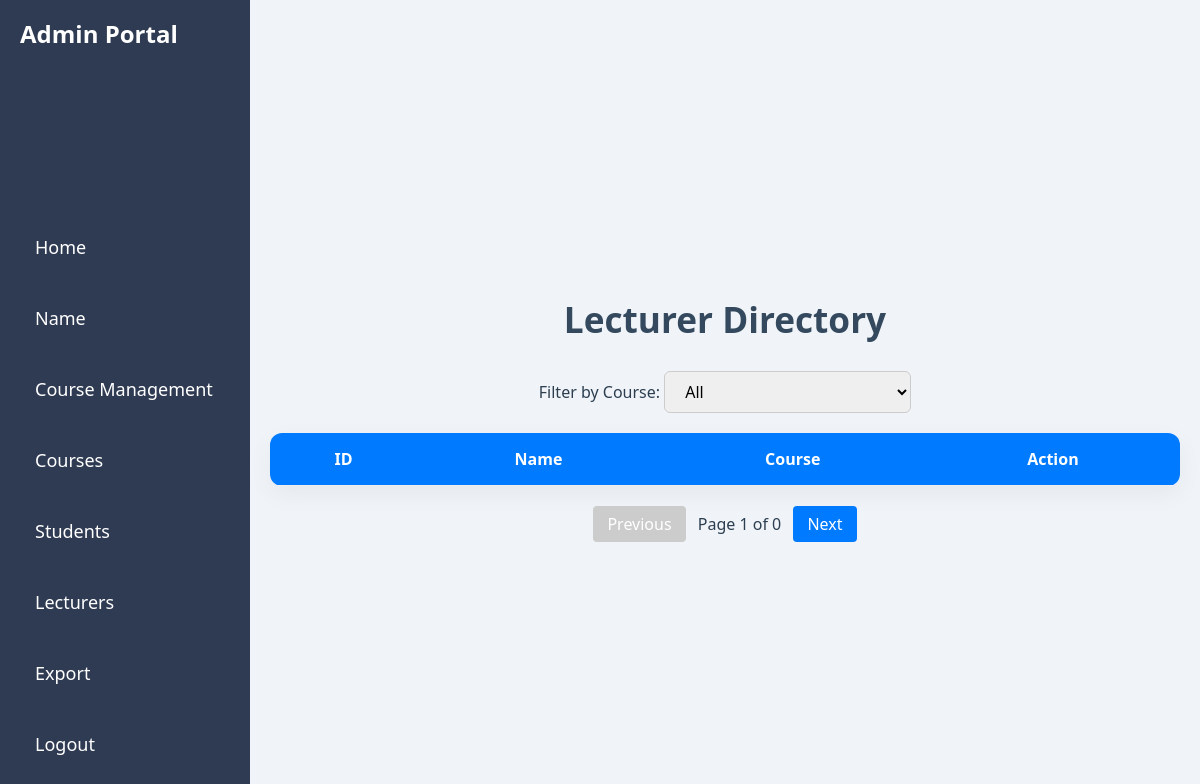
The page /admin/lecturers on the database as committed earlier.
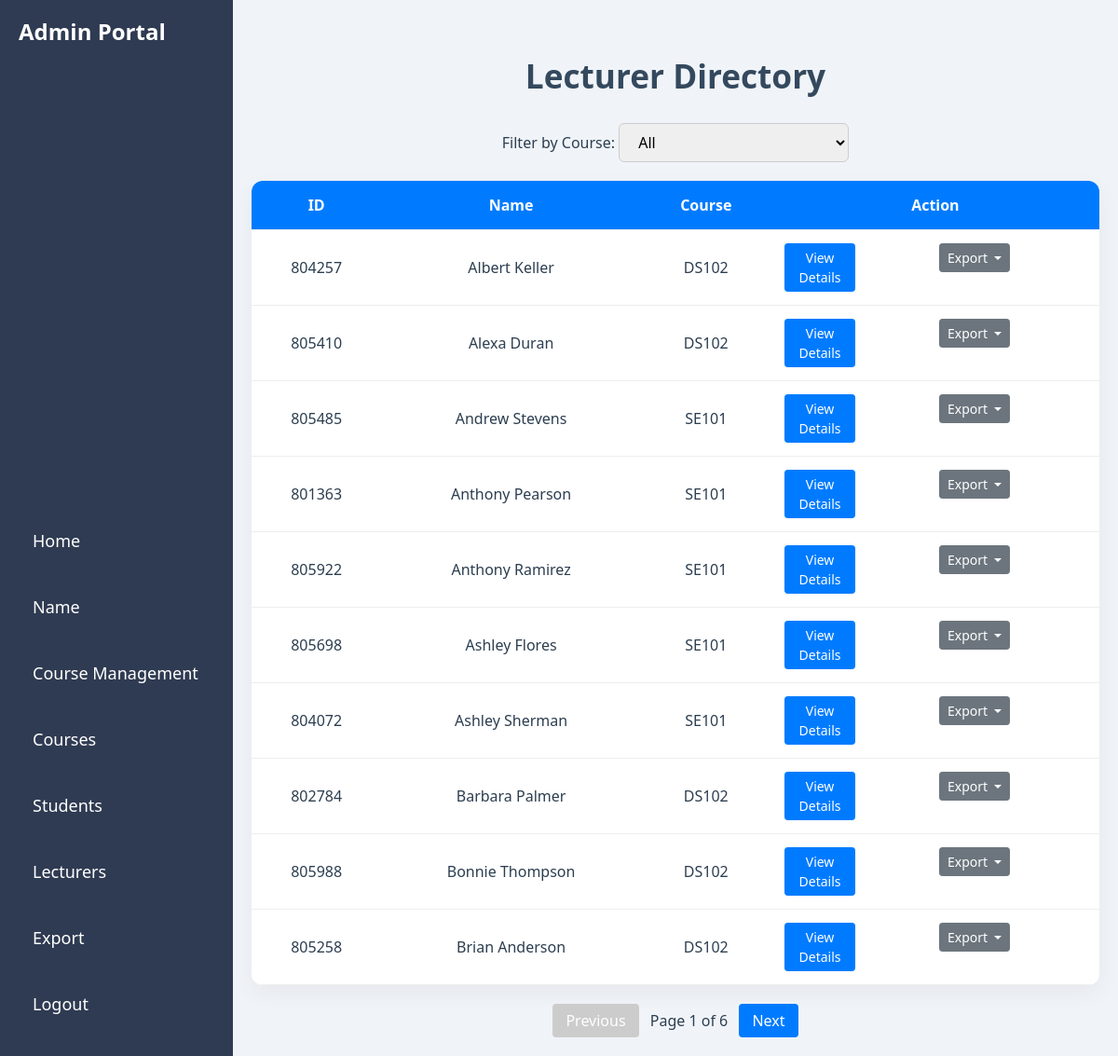
The same page on the database as committed later.
### tables this page shows
CREATE TABLE lecturer_assignments (
    lecturer_id TEXT,
    lecturer_name TEXT,
    course_code TEXT,
    module_code TEXT,
    module_week TEXT
);

### app.py (the view)
@app.route('/admin/lecturers')
def admin_lecturers():
    conn = sqlite3.connect('courses.db')
    conn.row_factory = sqlite3.Row
    cur = conn.cursor()
    cur.execute("""
        SELECT lecturer_id, lecturer_name, course_code, module_code, module_week
        FROM lecturer_assignments
        ORDER BY lecturer_name, module_code, module_week
    """)
    rows = cur.fetchall()
    conn.close()
    lecturers = {}
    for row in rows:
        lid = row['lecturer_id']
        if lid not in lecturers:
            lecturers[lid] = {
                'id': row['lecturer_id'],
                'name': row['lecturer_name'],
                'course': row['course_code'],
                'assignments': []
            }
        lecturers[lid]['assignments'].append({
            'module': row['module_code'],
            'week': row['module_week']
        })
    return render_template('lecturers.html', lecturers=list(lecturers.values()))

### templates/lecturers.html (shortened to what this page needs)
<!DOCTYPE html>
<html lang="en">
<head>
  <link rel="stylesheet" href="{{ url_for('static', filename='admin_navbar.css') }}">
  <link rel="stylesheet" href="https://stackpath.bootstrapcdn.com/bootstrap/4.5.2/css/bootstrap.min.css">
</head>
<body>
  {% include 'navbar_admin.html' %}
  <div class="main-content">
    <h1 class="page-title">Lecturer Directory</h1>
    <div class="filter-bar">
      <label for="courseFilter">Filter by Course:</label>
      <select id="courseFilter" onchange="filterLecturers()">
        <option value="all">All</option>
      </select>
    </div>
    <table id="lecturerTable">
      <thead>
        <tr>
          <th>ID</th>
          <th>Name</th>
          <th>Course</th>
          <th>Action</th>
        </tr>
      </thead>
      <tbody>
        {% for lecturer in lecturers %}
        <tr data-course="{{ lecturer.course }}">
          <td>{{ lecturer.id }}</td>
          <td>{{ lecturer.name }}</td>
          <td>{{ lecturer.course }}</td>
          <td>
            <div class="d-flex justify-content-center">
              <a href="/admin/lecturer_dashboard/{{ lecturer.id }}" class="btn btn-primary btn-sm mr-2">View Details</a>
              <div class="dropdown">
                <button class="btn btn-secondary btn-sm dropdown-toggle" type="button" data-toggle="dropdown">
                  Export
                </button>
              </div>
            </div>
          </td>
        </tr>
        {% endfor %}
      </tbody>
    </table>
    <div class="pagination-controls">
      <button onclick="prevPage()" id="prevBtn">Previous</button>
      <span id="pageIndicator">Page 1</span>
      <button onclick="nextPage()" id="nextBtn">Next</button>
    </div>
  </div>
</body>
</html>

### templates/navbar_admin.html (shortened to what this page needs)
  <!DOCTYPE html>
  <html lang="en">
  <head>
    <link rel="stylesheet" href="{{ url_for('static', filename='admin_navbar.css') }}">
  </head>
  <body>
    <div class="sidebar">
      <h2 class="logo">Admin Portal</h2>
      <nav>
        <a href="{{ url_for('home_admin') }}">Home</a>
        <a href="#">Name</a>
        <a href="{{ url_for('course_management') }}">Course Management</a>
        <a href="/admin/courses/modules">Courses</a>
        <a href="{{ url_for('student_list') }}">Students</a>
        <a href="{{ url_for('admin_lecturers') }}">Lecturers</a>
        <a href="#">Export</a>
        <a href="{{ url_for('logout') }}">Logout</a>
      </nav>
    </div>
    <div class="main-content">
    </div>
  </body>
  </html>

### static/admin_navbar.css (style rules this page uses)
* { margin: 0; padding: 0; box-sizing: border-box; }
body { font-family: 'Segoe UI', Tahoma, Geneva, Verdana, sans-serif; display: flex; height: 100vh; background-color: #f0f4f8; }
.sidebar { width: 250px; background-color: #2f3b52; color: #fff; position: fixed; height: 100%; padding: 20px; display: flex; flex-direction: column; justify-content: space-between; z-index: 1000; }
.sidebar .logo { font-size: 24px; font-weight: bold; margin-bottom: 30px; }
.sidebar nav { display: flex; flex-direction: column; }
.sidebar nav a, .dropbtn { color: #fff; text-decoration: none; font-size: 18px; padding: 12px 15px; margin: 10px 0; border-radius: 6px; background: none; border: none; text-align: left; width: 100%; cursor: pointer; display: block; transition: background-color 0.3s ease, padding-left 0.3s ease; }
.dropdown { position: relative; width: 100%; }
.main-content { margin-left: 250px; padding: 20px; flex-grow: 1; position: relative; z-index: 1; }

### templates/lecturers.html (style rules this page uses)
body { font-family: 'Segoe UI', Tahoma, Geneva, Verdana, sans-serif; background-color: #f8f9fc; color: #2c3e50; height: 100vh; display: flex; flex-direction: column; }
.main-content { margin-left: 220px; padding: 50px; display: flex; flex-direction: column; align-items: center; }
.page-title { font-size: 2.2rem; font-weight: 700; color: #34495e; margin-bottom: 30px; }
.filter-bar { margin-bottom: 20px; text-align: center; }
.filter-bar select { padding: 8px 16px; font-size: 16px; border-radius: 6px; border: 1px solid #ccc; }
table { width: 100%; max-width: 1100px; border-collapse: collapse; background-color: #fff; box-shadow: 0 8px 24px rgba(0, 0, 0, 0.05); border-radius: 12px; overflow: hidden; }
th, td { padding: 14px; text-align: center; border-bottom: 1px solid #eee; }
th { background-color: #007bff; color: white; }
.pagination-controls { margin-top: 20px; text-align: center; }
.pagination-controls button { padding: 6px 14px; margin: 0 8px; background-color: #007bff; color: white; border: none; border-radius: 4px; cursor: pointer; }
.pagination-controls button:disabled { background-color: #cccccc; cursor: not-allowed; }

Rows that differ between the two databases and show on the page:
added lecturer_assignments: id "804257", name "Albert Keller", course "DS102"
added lecturer_assignments: id "805410", name "Alexa Duran", course "DS102"
added lecturer_assignments: id "805485", name "Andrew Stevens", course "SE101"
added lecturer_assignments: id "801363", name "Anthony Pearson", course "SE101"
added lecturer_assignments: id "805922", name "Anthony Ramirez", course "SE101"
added lecturer_assignments: id "805698", name "Ashley Flores", course "SE101"
added lecturer_assignments: id "804072", name "Ashley Sherman", course "SE101"
added lecturer_assignments: id "802784", name "Barbara Palmer", course "DS102"
added lecturer_assignments: id "805988", name "Bonnie Thompson", course "DS102"
added lecturer_assignments: id "805258", name "Brian Anderson", course "DS102"
Other text that changed with them:
text written by a page script: "Page 1 of 0" → "Page 1 of 6"
